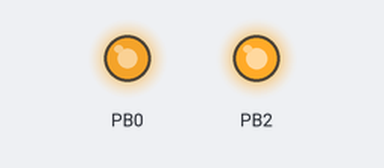
A sketch run on a simulated ATtiny85, built with avr-gcc and run on an emulated ATtiny85. Shown: output pins drawn as LEDs (lit = HIGH).

Above: at 0.05 s.
Timing chart, 0 to 26.6 s (numbered marks = the images above):
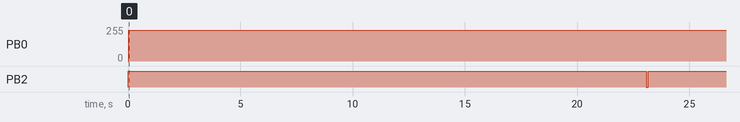

Measured:
- by itself, PB0: 0/255 → 230/255 at 0.04 s
- by itself, PB2: alternates HIGH for 23.1 s and LOW for 0.07 s

The sketch:

tv_bgone_mod.ino
```cpp
/*
AIM Lap Trigger Beacon using TV-B-Gone Hardware

Portions (c) by:
TV-B-Gone Firmware version 1.2
for use with ATtiny85v and v1.2 hardware
(c) Mitch Altman + Limor Fried 2009
Last edits, August 16 2009

With some code from:
Kevin Timmerman & Damien Good 7-Dec-07

Distributed under Creative Commons 2.5 -- Attib & Share Alike
*/
#include <avr/io.h>

// What pins do what
#define LED    PB2
#define IRLED  PB0

// Shortcut to insert single, non-optimized-out nop
#define NOP __asm__ __volatile__ ("nop")

#define freq_to_timerval(x) ((F_CPU/x - 1)/2)

//for 8MHz we want to delay 8 cycles per microsecond
//this code is tweaked to give about that amount
void delay_us(uint16_t us) {
  while (us != 0) {
    NOP;
    NOP;
    us--;
  }
}

//This function is the 'workhorse' of transmitting IR codes.
void xmitCodeElement(uint16_t ontime, uint16_t offtime) {
  //start outputting the carrier frequency on OC0A, PB0, pin 5
  TCNT0 = 0; //reset the timers so they are aligned
  TIFR = 0;  //clean out the timer flags
  //timer0 mode #2 CTC, with OCRA as TOP, toggling OC0A(PB0) on compare match, no prescaling
  TCCR0A =_BV(COM0A0) | _BV(WGM01);
  TCCR0B = _BV(CS00);
  delay_us(ontime);
  //turn off timer0
  TCCR0A = 0;
  TCCR0B = 0;
  //make sure that the IR LED is off since timer may have stopped while the LED is on
  PORTB |= _BV(IRLED);
  delay_us(offtime);
}

int main(void) {
    uint16_t flash;

    DDRB = _BV(LED) | _BV(IRLED);    //set the visible and IR LED pins to outputs
    PORTB = _BV(LED) | _BV(IRLED);   //LEDs are off when pins are high
    OCR0A = (uint8_t)freq_to_timerval(195200); //value for 38kHz --- changed from 38000 to 195200
    TCCR0A = 0;     //stop timer0
    TCCR0B = 0;

    flash = 0;
    while(1) {
        flash++;
        if (flash == 2000)
            PORTB &= ~_BV(LED);      //turn on visible LED at PB0 by pulling pin to ground
        //measured AIM beacon pattern [inverted by PNA4602M]:
        //high 6ms/low 624us/high 1.2ms/low 624us/high 1.2ms/low 624us [repeat]
        //Alternative Private Beacon Code:
        //300us ON / 1200us OFF / 300us ON / 1200us OFF / 300us ON / 6000us OFF
        //900us ON/9300us = 9.7% duty time
        xmitCodeElement(622, 1195);  //timing tweaked via AVR Studio Stopwatch
        xmitCodeElement(622, 1195);
        xmitCodeElement(622, 5994);  //IRLED on 1.872ms/off 8.4ms = 18.2% on time


        if (flash == 2005) {
            PORTB |= _BV(LED);       //turn off visible LED
            flash = 0;
        }
    }
}
```
